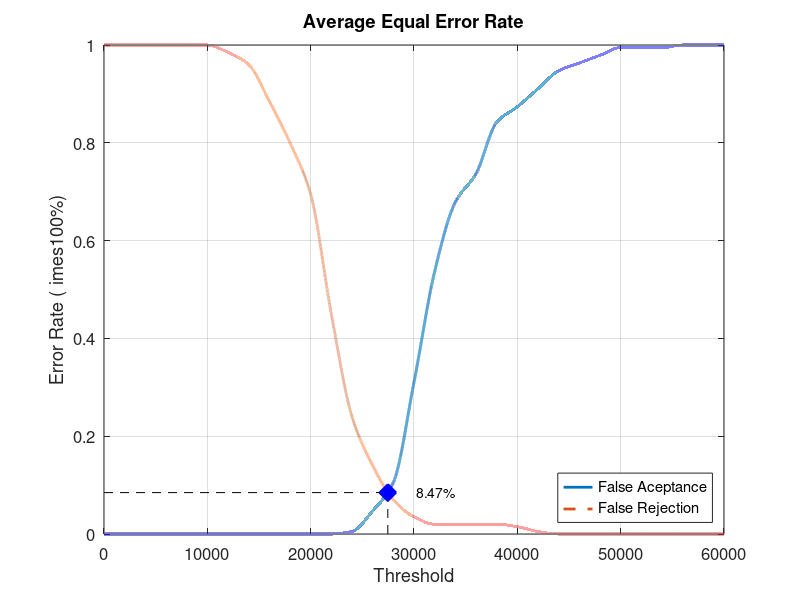
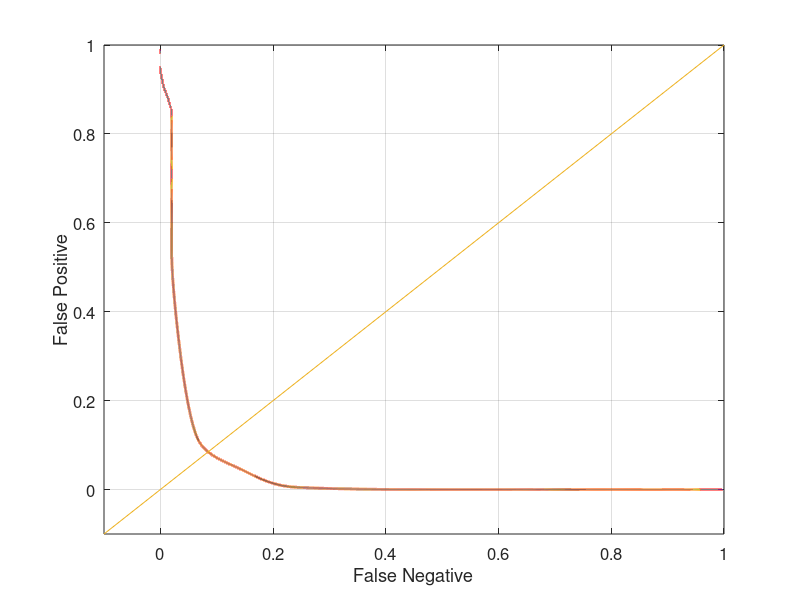

These charts were generated, in order, by the following MATLAB code:
close all;
clear;
clc;
x = 0:2000:60000;
xq = 0:0.5:60000;

y0 = [0 0 0 0 0 0 0 0 0 0 0 0 0.00526316 0.0473684 0.105263 0.310526 0.536842 0.678947 0.736842 0.842105 0.873684 0.910526 0.947368 0.963158 0.978947 0.994737 0.994737 0.994737 1 1 1]
yy0 = interp1(x, y0, xq, 'pchip');
y1 = [1 1 1 1 1 1 0.985 0.96 0.885 0.8 0.695 0.45 0.24 0.14 0.07 0.035 0.02 0.02 0.02 0.02 0.015 0.005 0 0 0 0 0 0 0 0 0]
yy1 = interp1(x, y1, xq, 'pchip');

% Calculating EER: 
y2 = abs(y0 - y1);
find(y2 == min(y2))
yy2 = abs(yy0 - yy1);
xEER = find(yy2 == min(yy2));
xEERIndex = xq(xEER) % X-axis EER
yEER = yy0(xEER) % Y-axis EER

main = figure
plot(xq, yy0,'-','LineWidth', 2);	hold on
plot(xq, yy1,'--','LineWidth', 2);	hold on
plot([xEERIndex xEERIndex], [0 yEER], 'k--');	hold on
plot([0 xEERIndex], [yEER yEER], 'k--');	hold on
plot(xEERIndex, yEER, 'bx', 'LineWidth', 10);	hold on
text(xEERIndex + 10 * xEERIndex / 100, yEER, [num2str(round((10000 * yEER)) / 100) '%'])
legend('False Aceptance', 'False Rejection', 'Location', 'SouthEast')
xlabel('Threshold')
ylabel('Error Rate (	imes100%)')
title('Average Equal Error Rate')
set(gca, 'FontSize', 12)
axis([0 60000 0 1])
grid on

print(main, 'Database2_4Main', '-dpng');
FNRxFPR = figure('Color', [1 1 1]);
plot(yy1, yy0, '-', yy1, yy0, 'LineWidth', 2);
hold on
y = -0.1:0.1:1
plot(y, y); 
set(gca, 'FontSize', 12)
xlabel('False Negative')
ylabel('False Positive')
axis([-0.1 1 -0.1 1])
set(gca, 'FontSize', 12)
grid on

print(FNRxFPR, 'Database2_4FNRxFPR','-dpng');
